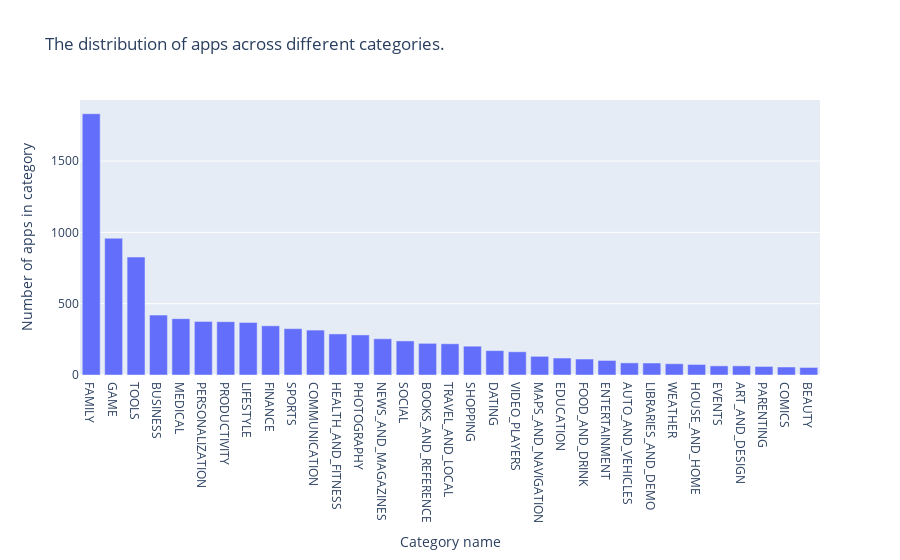

Write notebook code for a chart like this one.
### Code cell
import plotly
plotly.offline.init_notebook_mode(connected=True)
import plotly.graph_objs as go

# Print the total number of unique categories
num_categories =len(apps['Category'].unique())
print('Number of categories = ',num_categories)

# Count the number of apps in each 'Category'. 
num_apps_in_category = apps['Category'].value_counts()
# Sort num_apps_in_category in descending order based on the count of apps in each category
sorted_num_apps_in_category = num_apps_in_category.sort_values(ascending=False)

data = [go.Bar(
        x = num_apps_in_category.index, # index = category name
        y = num_apps_in_category.values, # value = count
       
)]
layout = dict(
    title = "The distribution of apps across different categories.",
    xaxis = dict(
        title="Category name",
        
        ),
    yaxis = dict(
        title="Number of apps in category ",
        ),
)

fig = dict(data=data, layout=layout)


plotly.offline.iplot(fig)

### Figure 1 — Plotly figure (JSON) as saved in the notebook; plotly's stock layout.template omitted (floating-point values rounded to 4 significant figures)
{"data": [{"type": "bar", "x": ["FAMILY", "GAME", "TOOLS", "BUSINESS", "MEDICAL", "PERSONALIZATION", "PRODUCTIVITY", "LIFESTYLE", "FINANCE", "SPORTS", "COMMUNICATION", "HEALTH_AND_FITNESS", "PHOTOGRAPHY", "NEWS_AND_MAGAZINES", "SOCIAL", "BOOKS_AND_REFERENCE", "TRAVEL_AND_LOCAL", "SHOPPING", "DATING", "VIDEO_PLAYERS", "MAPS_AND_NAVIGATION", "EDUCATION", "FOOD_AND_DRINK", "ENTERTAINMENT", "AUTO_AND_VEHICLES", "LIBRARIES_AND_DEMO", "WEATHER", "HOUSE_AND_HOME", "EVENTS", "ART_AND_DESIGN", "PARENTING", "COMICS", "BEAUTY"], "y": [1832, 959, 827, 420, 395, 376, 374, 369, 345, 325, 315, 288, 281, 254, 239, 222, 219, 202, 171, 163, 131, 119, 112, 102, 85, 84, 79, 74, 64, 64, 60, 56, 53]}], "layout": {"title": {"text": "The distribution of apps across different categories."}, "xaxis": {"title": {"text": "Category name"}}, "yaxis": {"title": {"text": "Number of apps in category "}}}}
